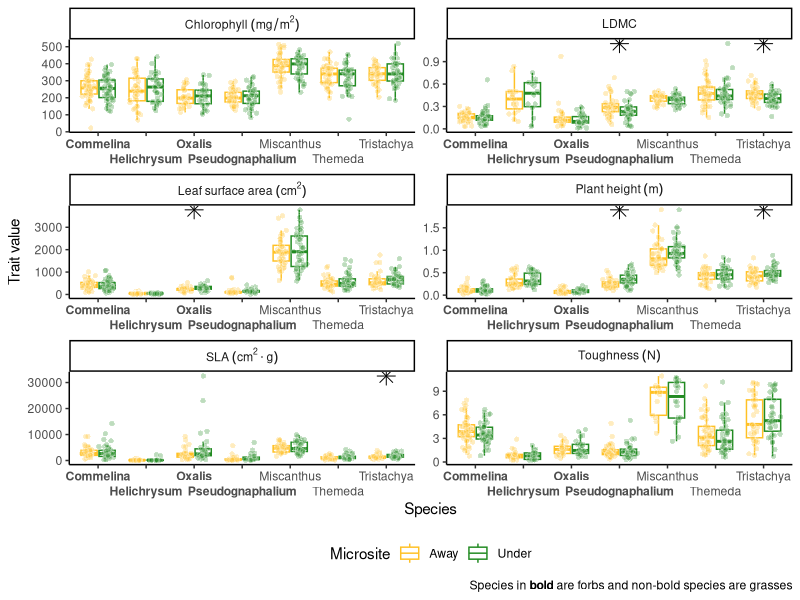
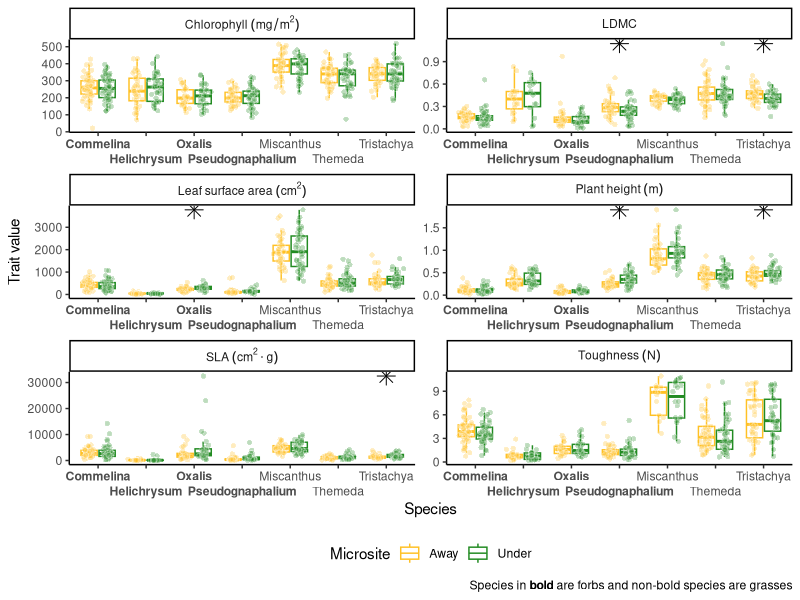

R code for these plots, in order:
####Libraries####
library(ggforce)
library(ggtext)
library(tidyverse)

####Import data####
FT = read.table("data/FT.txt",header=T) %>%
  mutate(Pair = rep(1:286, each = 2), #unique pair code
         LDMC = Dmass/WMass, 
         SLA = SA/LDMC,
         microsite = case_when(Habitat == "Under" ~ "Under",
                               TRUE ~ "Away"))

FT_long = FT %>%
  select(Species, SA, Chlorophyll, Toughness, PHeight, LDMC, SLA, microsite) %>%
  mutate(Toughness = as.numeric(Toughness),
         PHeight = as.numeric(PHeight)) %>%
  pivot_longer(
    cols = -c(Species, microsite),
    names_to = "trait",
    values_to = "trait_val",
    values_drop_na = TRUE
  ) %>%
  mutate(Species = case_when(Species == "Pseudognath" ~ "**Pseudognaphalium**",
                             Species == "Oxalis" ~ "**Oxalis**",
                             Species == "Helichrysum" ~ "**Helichrysum**",
                             Species == "Commelina" ~ "**Commelina**",
                             TRUE ~ as.character(Species))) %>%
  mutate(Species = factor(Species, levels=c('**Commelina**', '**Helichrysum**', '**Oxalis**', '**Pseudognaphalium**', 
                                            'Miscanthus', 'Themeda', 'Tristachya')),
         trait = case_when(trait == 'Chlorophyll' ~ "Chlorophyll~(mg/m^2)",
                           trait == 'PHeight' ~ "Plant~height~(m)",
                           trait == 'SLA' ~ "SLA~(cm^2%.%g)",
                           trait == 'LDMC' ~ "LDMC",
                           trait == 'Toughness' ~ "Toughness~(N)",
                           trait == 'SA' ~ "Leaf~surface~area~(cm^2)"))


####t-test####

FT_ttest = 
  FT_long %>%
  group_by(trait, Species) %>%
  group_split() %>%
  map_dfr(. %>%
            summarise(trait = trait[1],
                      Species = Species[1],
                      p_val = t.test(trait_val ~ microsite, data = .)$p.value)) %>%
  full_join(FT_long %>%
              group_by(trait) %>%
              reframe(maxy = max(trait_val))) %>%
  filter(p_val < 0.05)

# plot 

ggplot(FT_long,
       aes(x = Species,
           y = trait_val)) +
  geom_boxplot(aes(colour = microsite),
               outliers = FALSE) +
  geom_point(data = FT_long %>%
               filter(microsite == "Under"),
             aes(x = as.numeric(Species) + 0.2,
                 y = trait_val),
             alpha = 0.3,
             fill = 'forestgreen',
             colour = "white",
             shape = 21,
             position = position_jitternormal(sd_x = 0.05, sd_y = 0)) +
  geom_point(data = FT_long %>%
               filter(microsite == "Away"),
             aes(x = as.numeric(as.factor(Species)) - 0.2,
                 y = trait_val),
             alpha = 0.3,
             fill = 'goldenrod1',
             colour = "white",
             shape = 21,
             position = position_jitternormal(sd_x = 0.05, sd_y = 0)) +
  geom_point(data = FT_ttest,
             aes(x = Species,
                 y = maxy),
             shape = 8,
             size = 4) +
  facet_wrap(vars(trait),
             scales = "free",
             labeller = label_parsed,
             ncol = 2) +
  scale_x_discrete(guide = guide_axis(n.dodge = 2)) +
  scale_colour_manual(values = c('goldenrod1','forestgreen'),
                      name = "Microsite") +
  labs(y = "Trait value",
       caption = "Species in **bold** are forbs and non-bold species are grasses") +
  theme_classic() +
  theme(
    axis.text.x = element_markdown(),
    plot.caption = element_markdown(),
    legend.position = 'bottom'
  )

ggsave("figures/FT_boxplot.png",
       width = 7,
       height = 12)